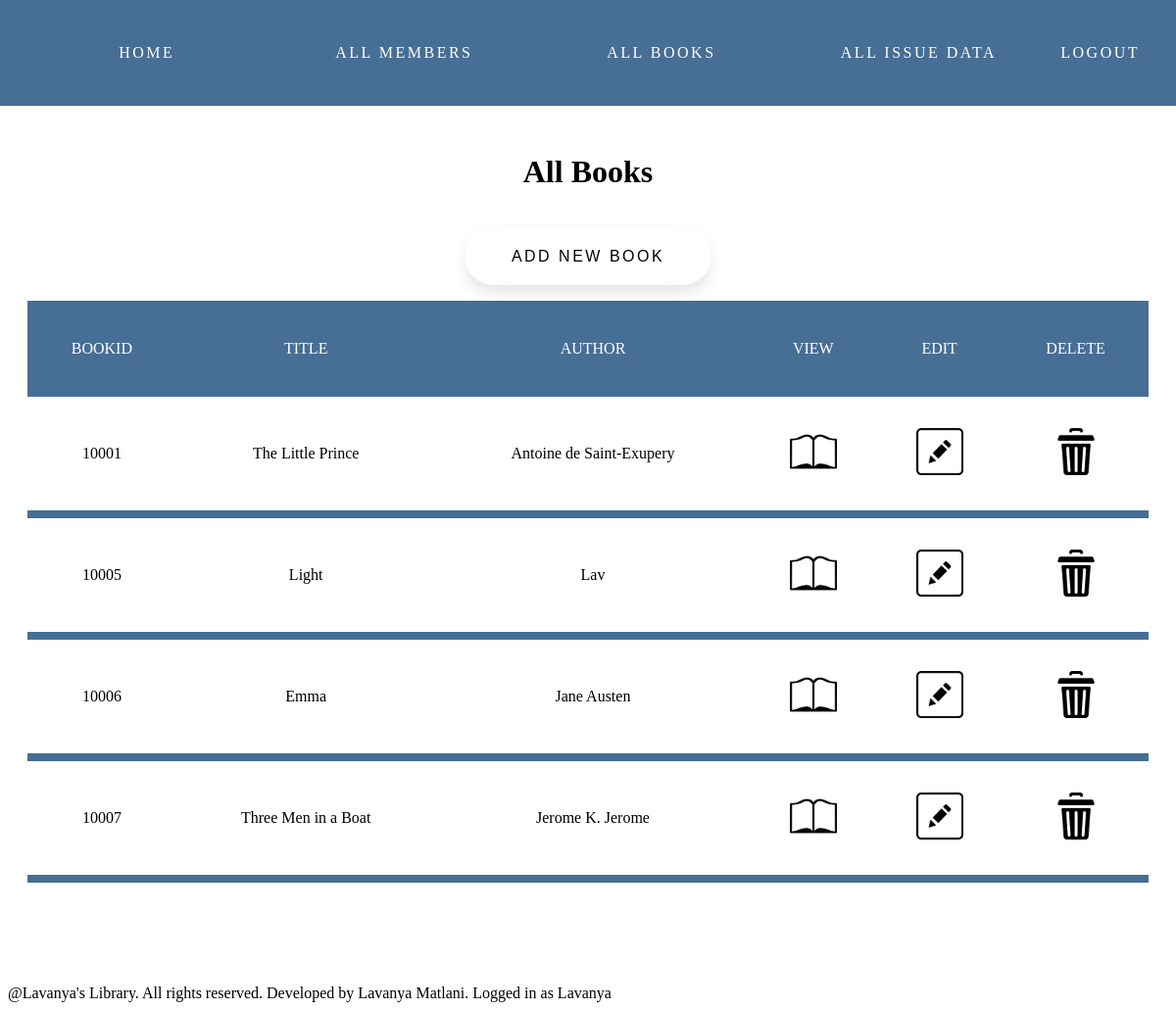
Page /books/ (signed in) on the earlier database version.
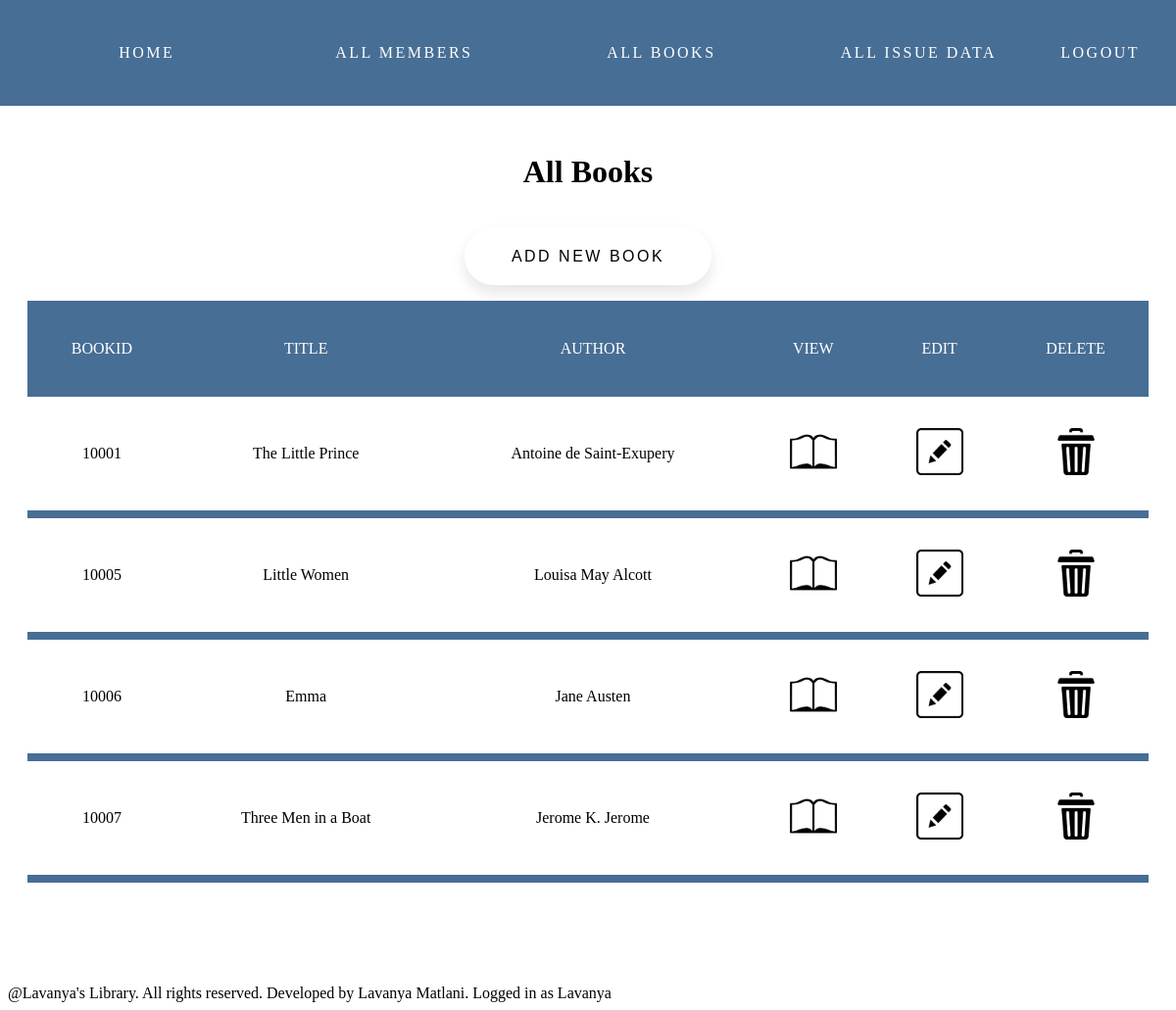
Same page on the later database version.
### books/models.py (models this page shows)
class Book(models.Model):
    book_id = models.CharField(max_length=15,null=False,blank=False,unique=True)
    title = models.CharField(max_length=100,null=False)
    author = models.CharField(max_length=50,null=False)

### books/views.py (the view)
# urls.py: path("", books_home,name='index'),
@login_required(login_url='account:login')
def books_home(request):
    books = Book.objects.all()
    return render(request,'books/index.html', context={'books':books})

### books/templates/books/index.html (shortened to what this page needs)
{% extends 'members/index.html' %}
{% load static %}
{% block content %}
<div class="container">
    <h1>All Books</h1>
    <div class="actionpad"><a href="{% url 'books:add_book'%}"><button class="yes">Add New Book</button></a></div>
    <table>
        <tr>
            <th>BookID</th>
            <th>Title</th>
            <th>Author</th>
            <th>View</th>
            <th>Edit</th>
            <th>Delete</th>
        </tr>
        {% for book in books %}
        <tr>
            <td>{{ book.book_id }}</td>
            <td>{{ book.title }}</td>
            <td>{{ book.author }}</td>
            <td><a href="{% url 'books:view_book' id=book.id %}"><img src={% static "members/images/preview.png" %} class="symbol"></a></td>
            <td><a href="{% url 'books:edit_book' id=book.id %}"><img src={% static "members/images/edit-symbol.png" %} class="symbol"></a></td>
            <td><a href="{% url 'books:delete_book' id=book.id %}"><img src={% static "members/images/delete-symbol.png" %} class="symbol"></a></td>
        </tr>
        {% endfor %}
    </table>
</div>
{% endblock content %}

Differences in the rows shown:
changed Book: title "Light" → "Little Women"; author "Lav" → "Louisa May Alcott"
